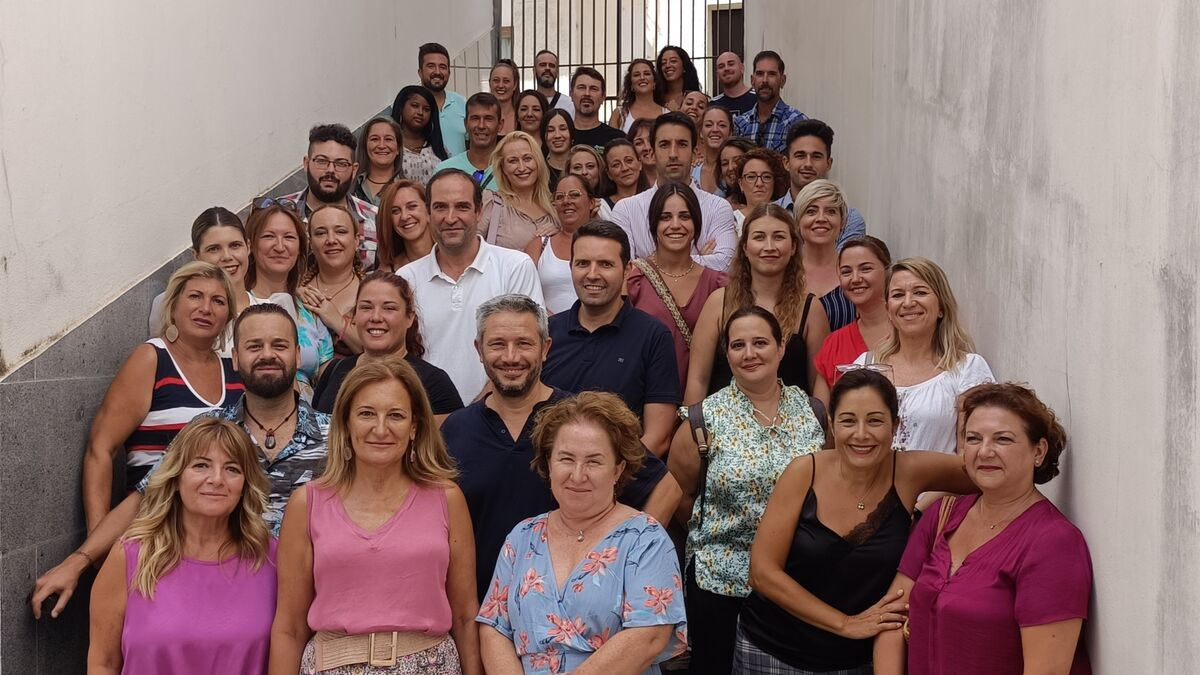
#> input picture 4to/procesamiento_de_imagenes/1ra.parcial/2do.tema/grupo.jpg, 1200 x 675 px
$ python DeteccionDeRostros.py
#> lines starting #> are read from the running program, lines starting #| are printed output that depends on the picture; after the words box and inside, x2 and y2 are one past the last pixel; in counts of white or black regions, pixels touching at a corner belong together
import cv2
def detect (filename):
#> called with filename = 'grupo.jpg'
    face_cascade = cv2.CascadeClassifier(cv2.data.haarcascades + 'haarcascade_frontalface_default.xml')
    img = cv2.imread(filename)
#> img is the input picture: shape (675, 1200, 3); mean B, G, R 111.1, 113.7, 139
    gray = cv2.cvtColor(img, cv2.COLOR_BGR2GRAY)
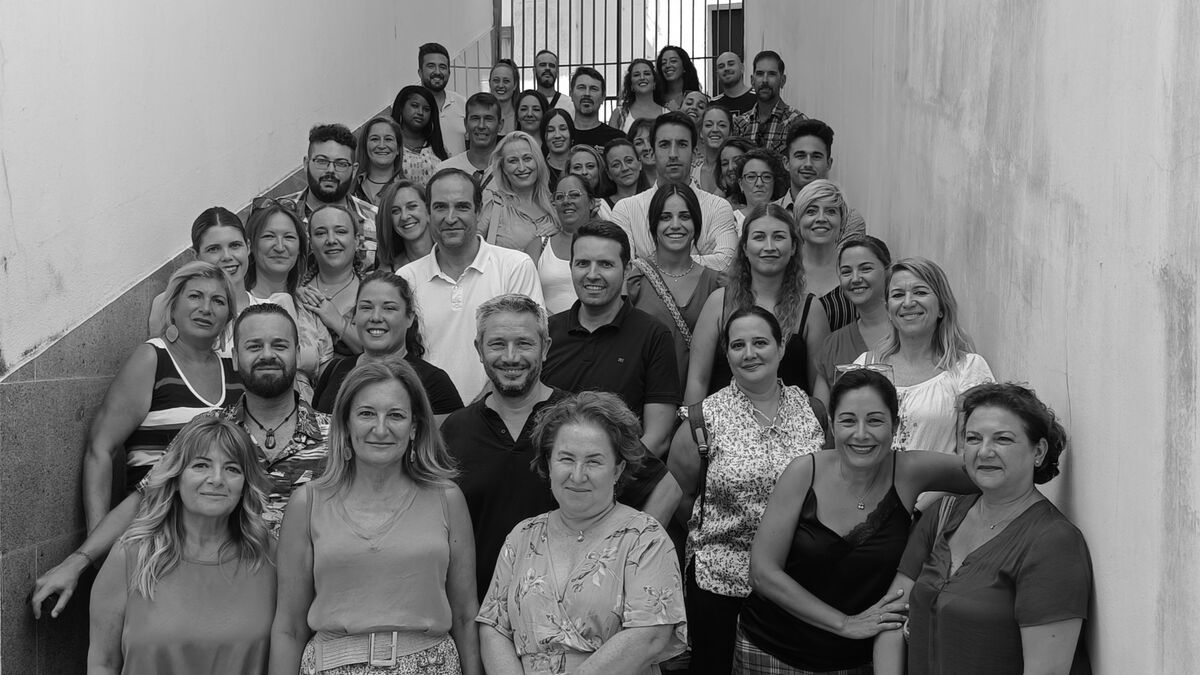
#> gray: shape (675, 1200); min 0, max 255, mean 120.9
    faces = face_cascade.detectMultiScale (gray, 1.3,1)
#> faces = 44 rows, first 6: [533, 54, 28, 28], [714, 53, 29, 29], [629, 64, 26, 26], [749, 60, 33, 33], [488, 70, 28, 28], [570, 75, 34, 34]
    for(x,y,w,h) in faces:
        img=cv2.rectangle (img, (x,y), (x+w,y+h), (255,0,0), 2)
#> this loop made 44 passes
#> (x, y, w, h) on passes 1 to 12: (533, 54, 28, 28), (714, 53, 29, 29), (629, 64, 26, 26), (749, 60, 33, 33), (488, 70, 28, 28), (570, 75, 34, 34), (514, 96, 33, 33), (542, 117, 33, 33), (420, 53, 35, 35), (403, 93, 35, 35), (462, 104, 40, 40), (698, 111, 34, 34)
#> pass 1, in detect, `img=cv2.rectangle (img, (x,y), (x+w,y+h), (255,0,0), 2)`:
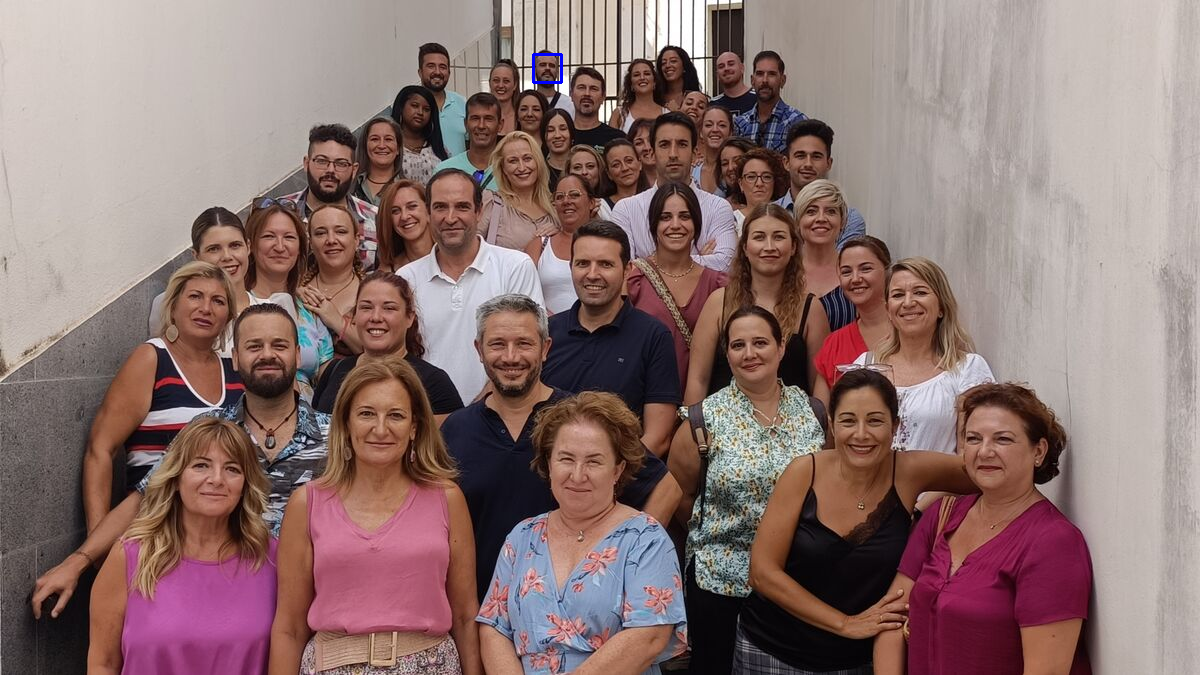
#> img: shape (675, 1200, 3); 0.04% of pixels changed, all inside (x1, y1, x2, y2) = (532, 53, 563, 84)
#> pass 2, in detect, `img=cv2.rectangle (img, (x,y), (x+w,y+h), (255,0,0), 2)`:
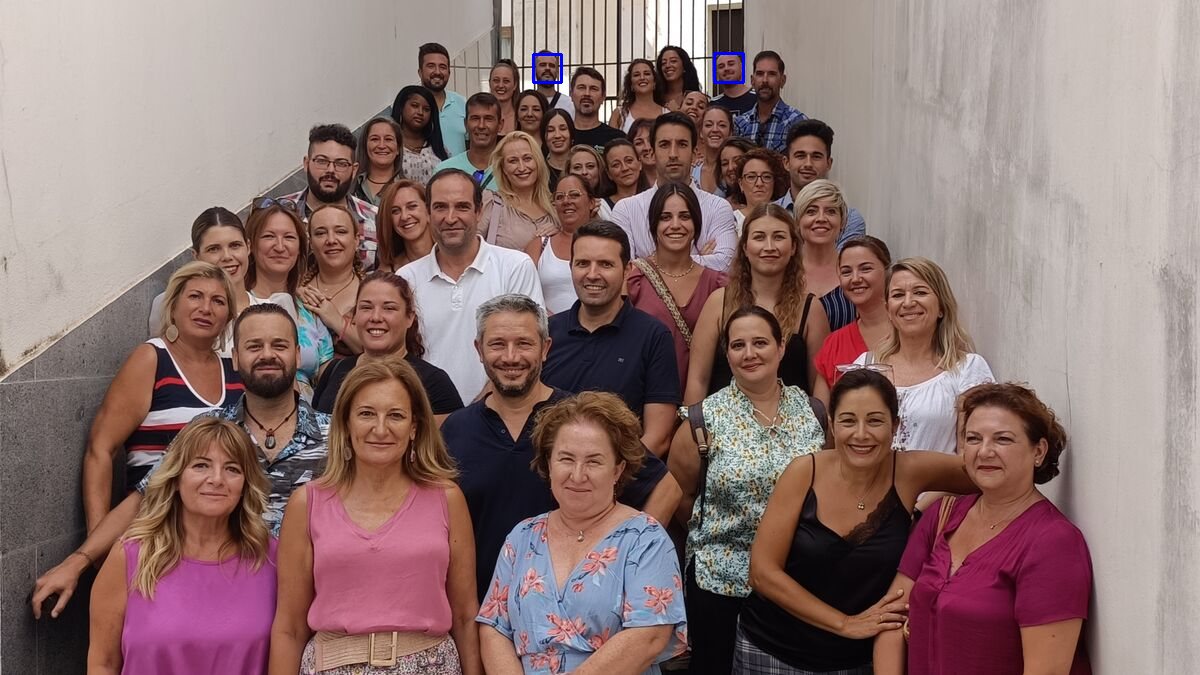
#> img: shape (675, 1200, 3); 0.04% of pixels changed, all inside (x1, y1, x2, y2) = (713, 52, 745, 84)
#> after the loop:
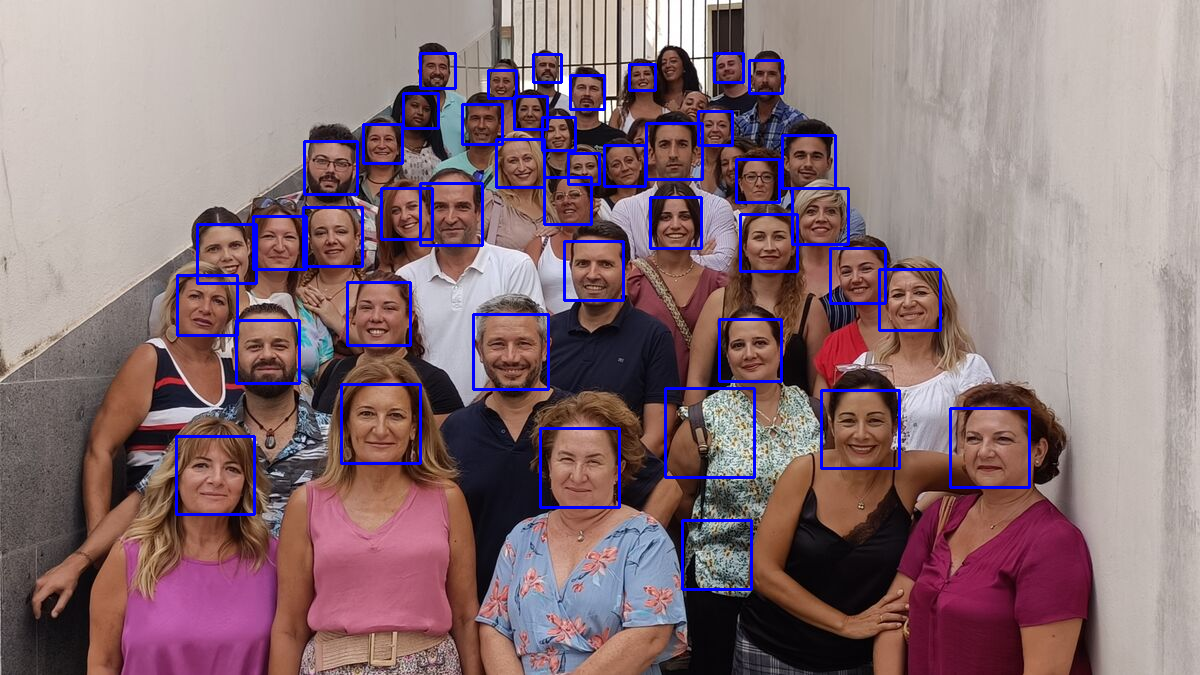
#> img: shape (675, 1200, 3); mean B, G, R 117.4, 111.3, 135.7
    cv2.namedWindow('Rostros detectados!!')
    cv2.imshow('Rostros detectados!!', img)
#   cv2.imwrite('image.jpg', img)
    cv2.waitKey(0)

detect('grupo.jpg')
